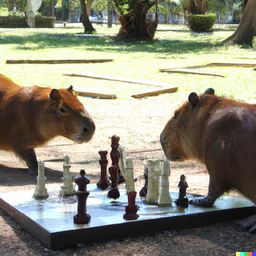
#> input picture bordes/capibaraAjedrecista.png, 256 x 256 px, shrunk from 1024 x 1024 before the run, found by its file name
$ jupyter execute transformaciones_aritmeticas.ipynb
#> lines starting #> are read from the running program, lines starting #| are printed output that depends on the picture
[cell 1]
"""
Hecho por: Valeria Castañon
Fecha: 11 - marzo - 2023
Nombre: transformaciones_aritmeticas.ipynb

Programa que aplica las transformaciones aritmeticas de
- Suma
- Resta
- Multiplicacion
- Division
- Gamma
- Inversa
- Ecualizacion
a una imagen RGB y posteriormente muestra su histograbama

"""

[cell 2]
from PIL import Image
import numpy as np
import matplotlib.pyplot as plt

[cell 3]
#imagen 320x240
img = Image.open("capibaraAjedrecista.png")  #lee la imagen
#> img is the input picture: PIL image 256x256 RGB; mean R, G, B 137.1, 135.3, 119.5
matriz = np.array(img)  #convierte la imagen en un arreglo
filas,columnas,dimensiones = matriz.shape # filas, columnas y dimensiones de la matriz
#> filas = 256; columnas = 256; dimensiones = 3

#separa la imagen en sus 3 colores rgb
r, g, b = img.split()
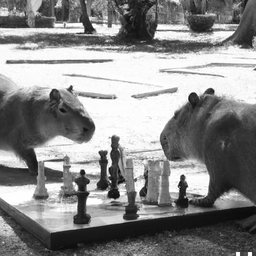
#> r: PIL image 256x256 L; min 5, max 255, mean 137.1
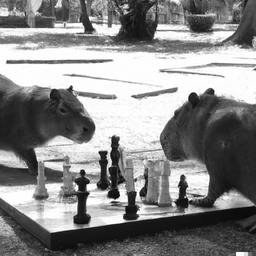
#> g: PIL image 256x256 L; min 2, max 255, mean 135.3
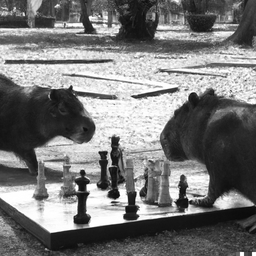
#> b: PIL image 256x256 L; min 7, max 255, mean 119.5

#obtiene la matriz de colores
matriz_rojo = np.array(r)
matriz_verde = np.array(g)
matriz_azul = np.array(b)

# convierte a imagenes cada canal de color
imagen_rojo = Image.fromarray(matriz_rojo)
imagen_verde = Image.fromarray(matriz_verde)
imagen_azul = Image.fromarray(matriz_azul)

[cell 4]
# muestra las imagenes
axes=[]
fig=plt.figure()

axes.append(fig.add_subplot(2, 2, 1))  # muestra la imagen original
axes[0].set_title("Imagen original")
plt.imshow(img)

axes.append(fig.add_subplot(2, 2, 2))  # muestra el canal rojo
axes[1].set_title("Canal rojo")
plt.imshow(imagen_rojo)

axes.append(fig.add_subplot(2, 2, 3))  # muestra el canal verde
axes[2].set_title("Canal verde")
plt.imshow(imagen_verde)

axes.append(fig.add_subplot(2, 2, 4))  #muestra el canal azul
axes[3].set_title("Canal azul")
plt.imshow(imagen_azul)

fig.tight_layout()
plt.show
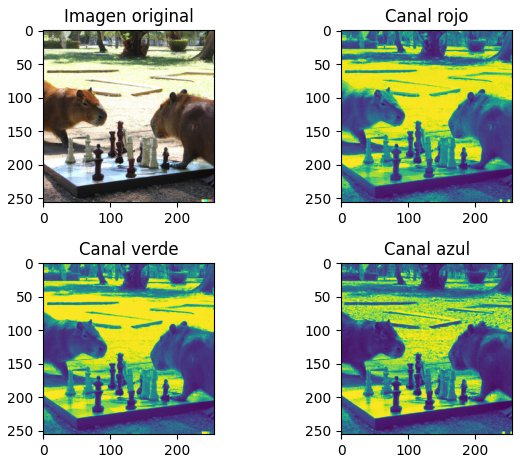
#> figure drawn by matplotlib, 4 panels

[cell 5]
# ------------------------ HISTOGRAMA DE IMAGEN ---------------------------
def histograma(matriz, filas, columnas):
    hist = [0]*256  # llena de 0 las 256 posiciones del arreglo
    for k in range(256):  # recorre los 256 niveles de gris
        cont = 0
        for i in range(0,filas):  # dimensiones de x de la imagen
            for j in range(0,columnas):  # dimensiones en y de la imagen
                if(matriz[i][j] == k):   # compara si en alguna de las coordenadas es igual al valor de gris
                    cont = cont + 1   # suma 1 al contador si es verdadero
        hist[k] = cont   # asigna ese valor al vector del histograma
    return hist  # retorna el histograma

[cell 6]
# ------------------------ PLOTEO DE LOS HISTOGRAMAS ---------------------------
def ploteo(matriz_rojo,matriz_verde,matriz_azul, filas, columnas):
    #guarda los vectores del histograma correspondientes a cada canal
    rojo = histograma(matriz_rojo, filas, columnas)
    verde = histograma(matriz_verde, filas, columnas)
    azul = histograma(matriz_azul, filas, columnas)

    plt.title('Histograma')
    plt.xlabel('Niveles de gris')
    plt.ylabel('Frecuencia')

    #une los 3 canales
    plt.plot(rojo, color='red')
    plt.plot(verde, color='green')
    plt.plot(azul, color='blue')

    plt.show()  #imprime la grafica resultante

[cell 7]
# ------------------------ TRANSFORMACION DE SUMA ---------------------------
def suma(matriz,filas, columnas,val):
    #val es la cantidad a sumar
    suma = np.zeros((filas, columnas))  # llena de 0 la matriz del tamaño de la imagen

    for x in range(0,filas):  # eje x -> filas
        for y in range(0,columnas):  # eje y -> columnas
            suma[x,y] = matriz[x,y] + val  # hace el proceso de suma

            if(suma[x,y] > 255):
                suma[x,y] = 255
            elif(suma[x,y] < 0):
                suma[x,y] = 0
    return suma

[cell 8]
# ------------------------ TRANSFORMACION DE RESTA ---------------------------
# [13 lines left out: function resta, not called in this run]

[cell 9]
# ------------------------ TRANSFORMACION DE MULTIPLICACION ---------------------------
# [13 lines left out: function multiplicacion, not called in this run]

[cell 10]
# ------------------------ TRANSFORMACION DE DIVISION ---------------------------
# [13 lines left out: function division, not called in this run]

[cell 11]
# ------------------------ TRANSFORMACION GAMMA ---------------------------
# [14 lines left out: function gamma, not called in this run]

[cell 12]
# ------------------------ TRANSFORMACION INVERSA ---------------------------
# [8 lines left out: function inversa, not called in this run]

[cell 13]
# ------------------------ MENU DE OPCIONES ---------------------------
def menu(matriz_rojo, matriz_verde, matriz_azul, filas, columnas, dimensiones):
#> called with filas = 256, columnas = 256, dimensiones = 3
    print("""MENU:
           [1.] Suma
           [2.] Resta
           [3.] Multiplicacion
           [4.] Division
           [5.] Gamma
           [6.] Inversa
           [7.] Ecualizacion""")
    opc = int(input("Elige una opcion: "))  #permite al usuario elegir la opcion a realizar
#> the answer given: 1

    if opc==1:  # suma
        val = int(input("Cantidad a sumar: "))
#> the answer given: 3

        # pruebas para la suma - matrices
        prueba_rojo = suma(matriz_rojo, filas, columnas, val)
        prueba_verde = suma(matriz_verde, filas, columnas, val)
        prueba_azul = suma(matriz_azul, filas, columnas, val)

        # matriz que contiene la nueva imagen
        union_imgs = np.zeros((filas,columnas,dimensiones), dtype=np.uint8)

        # Asigna valores a cada canal de color
        union_imgs[:,:,0] = prueba_rojo  # valores de rojo
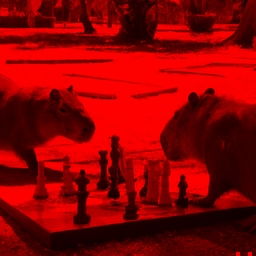
#> union_imgs: shape (256, 256, 3); mean of channels 0, 1, 2 140, 0, 0; drawn as R, G, B
        union_imgs[:,:,1] = prueba_verde  # valores de verde
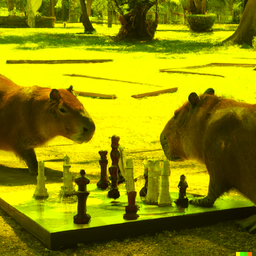
#> union_imgs: shape (256, 256, 3); mean of channels 0, 1, 2 140, 138.1, 0; drawn as R, G, B
        union_imgs[:,:,2] = prueba_azul  # valores de azul

        # Crea una imagen RGB desde la matriz tridimensional
        imagen_rgb = Image.fromarray(union_imgs)

        # Guarda la imagen en un archivo
        imagen_rgb.save("suma.png")
        print("Imagen lista")
        plt.imshow(imagen_rgb)

        # histograma de la imagen modificada
        ploteo(prueba_rojo,prueba_verde,prueba_azul, filas, columnas)
#> in ploteo, `rojo = histograma(matriz_rojo, filas, columnas)`: rojo = 256 values, max 5156 at index 255, min 0 at index 0, mean 256
#> in ploteo, `verde = histograma(matriz_verde, filas, columnas)`: verde = 256 values, max 10113 at index 255, min 0 at index 0, mean 256
#> in ploteo, `azul = histograma(matriz_azul, filas, columnas)`: azul = 256 values, max 2214 at index 255, min 0 at index 0, mean 256
#> in ploteo, `plt.show()`:
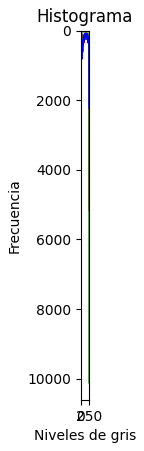
#> figure drawn by matplotlib, 1 panel

    elif opc==2:  # resta
        val = int(input("Cantidad a restar: "))

        # pruebas para la resta - matrices
        prueba_rojo = resta(matriz_rojo, filas, columnas, val)
        prueba_verde = resta(matriz_verde, filas, columnas, val)
        prueba_azul = resta(matriz_azul, filas, columnas, val)

        # matriz que contiene la nueva imagen
        union_imgs = np.zeros((filas,columnas,dimensiones), dtype=np.uint8)

        # Asigna valores a cada canal de color
        union_imgs[:,:,0] = prueba_rojo  # valores de rojo
        union_imgs[:,:,1] = prueba_verde  # valores de verde
        union_imgs[:,:,2] = prueba_azul  # valores de azul

        # Crea una imagen RGB desde la matriz tridimensional
        imagen_rgb = Image.fromarray(union_imgs)

        # Guarda la imagen en un archivo
        imagen_rgb.save("resta.png")
        print("Imagen lista")
        plt.imshow(imagen_rgb)

        # histograma de la imagen modificada
        ploteo(prueba_rojo,prueba_verde,prueba_azul, filas, columnas)

    elif opc==3:  # multiplicacion
        val = int(input("Cantidad a multiplicar: "))

        # pruebas para la multiplicacion - matrices
        prueba_rojo = multiplicacion(matriz_rojo, filas, columnas, val)
        prueba_verde = multiplicacion(matriz_verde, filas, columnas, val)
        prueba_azul = multiplicacion(matriz_azul, filas, columnas, val)

        # matriz que contiene la nueva imagen
        union_imgs = np.zeros((filas,columnas,dimensiones), dtype=np.uint8)

        # Asigna valores a cada canal de color
        union_imgs[:,:,0] = prueba_rojo  # valores de rojo
        union_imgs[:,:,1] = prueba_verde  # valores de verde
        union_imgs[:,:,2] = prueba_azul  # valores de azul

        # Crea una imagen RGB desde la matriz tridimensional
        imagen_rgb = Image.fromarray(union_imgs)

        # Guarda la imagen en un archivo
        imagen_rgb.save("multiplicacion.png")
        print("Imagen lista")
        plt.imshow(imagen_rgb)

        # histograma de la imagen modificada
        ploteo(prueba_rojo,prueba_verde,prueba_azul, filas, columnas)

    elif opc==4:  # division
        val = int(input("Cantidad a dividir: "))

        # pruebas para la division - matrices
        prueba_rojo = division(matriz_rojo, filas, columnas, val)
        prueba_verde = division(matriz_verde, filas, columnas, val)
        prueba_azul = division(matriz_azul, filas, columnas, val)

        # matriz que contiene la nueva imagen
        union_imgs = np.zeros((filas,columnas,dimensiones), dtype=np.uint8)

        # Asigna valores a cada canal de color
        union_imgs[:,:,0] = prueba_rojo  # valores de rojo
        union_imgs[:,:,1] = prueba_verde  # valores de verde
        union_imgs[:,:,2] = prueba_azul  # valores de azul

        # Crea una imagen RGB desde la matriz tridimensional
        imagen_rgb = Image.fromarray(union_imgs)

        # Guarda la imagen en un archivo
        imagen_rgb.save("division.png")
        print("Imagen lista")
        plt.imshow(imagen_rgb)

        # histograma de la imagen modificada
        ploteo(prueba_rojo,prueba_verde,prueba_azul, filas, columnas)

    elif opc==5:  # Gamma
        # pruebas para gamma - matrices
        prueba_rojo = gamma(matriz_rojo, filas, columnas)
        prueba_verde = gamma(matriz_verde, filas, columnas)
        prueba_azul = gamma(matriz_azul, filas, columnas)

        # matriz que contiene la nueva imagen
        union_imgs = np.zeros((filas,columnas,dimensiones), dtype=np.uint8)

        # Asigna valores a cada canal de color
        union_imgs[:,:,0] = prueba_rojo  # valores de rojo
        union_imgs[:,:,1] = prueba_verde  # valores de verde
        union_imgs[:,:,2] = prueba_azul  # valores de azul

        # Crea una imagen RGB desde la matriz tridimensional
        imagen_rgb = Image.fromarray(union_imgs)

        # Guarda la imagen en un archivo
        imagen_rgb.save("gamma.png")
        print("Imagen lista")
        plt.imshow(imagen_rgb)

        # histograma de la imagen modificada
        ploteo(prueba_rojo,prueba_verde,prueba_azul, filas, columnas)

    elif opc==6:  # Inversa
        # pruebas para la inversa - matrices
        prueba_rojo = inversa(matriz_rojo, filas, columnas)
        prueba_verde = inversa(matriz_verde, filas, columnas)
        prueba_azul = inversa(matriz_azul, filas, columnas)

        # matriz que contiene la nueva imagen
        union_imgs = np.zeros((filas,columnas,dimensiones), dtype=np.uint8)

        # Asigna valores a cada canal de color
        union_imgs[:,:,0] = prueba_rojo  # valores de rojo
        union_imgs[:,:,1] = prueba_verde  # valores de verde
        union_imgs[:,:,2] = prueba_azul  # valores de azul

        # Crea una imagen RGB desde la matriz tridimensional
        imagen_rgb = Image.fromarray(union_imgs)

        # Guarda la imagen en un archivo
        imagen_rgb.save("inversa.png")
        print("Imagen lista")
        plt.imshow(imagen_rgb)

        # histograma de la imagen modificada
        ploteo(prueba_rojo,prueba_verde,prueba_azul, filas, columnas)

    elif opc==6:  # Ecualizacion
        print("Ecualizacion")
    else:
        print("Error. Opcion no valida")

[cell 14]
menu(matriz_rojo,matriz_verde,matriz_azul, filas, columnas, dimensiones)
ploteo(matriz_rojo,matriz_verde,matriz_azul, filas, columnas)
